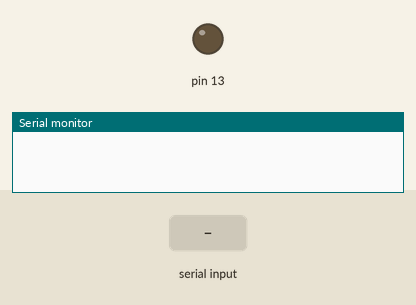
Simulated run of this sketch. Board: Arduino Mega 2560, built with avr-gcc and run on an emulated ATmega2560. Shown: output pins drawn as LEDs (lit = HIGH), the last lines printed to the serial monitor. Dashed ring = blinking. The inputs (shaded band) are chosen by the test bench.

Above: at 0.1 s.
At 2.2 s:
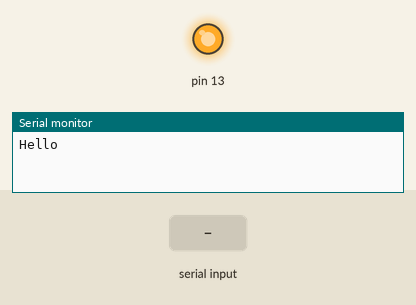
2.3 s: "6" received over the second serial link
At 2.8 s:
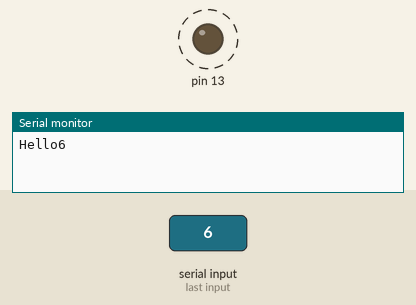
Timing chart, 0 to 11.3 s (numbered marks = the images above; inputs shaded):
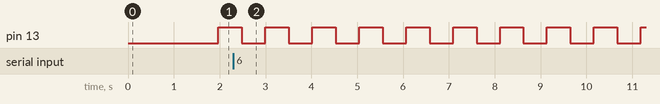

The sketch:

Lab_03_Serial_tick.ino
```cpp
// -----------------------------------
// CPU tick
// -----------------------------------
#define INTERVAL         50 // ms
unsigned long previousMillis;
boolean       tick_state;

// -----------------------------------
// TASK BLINK
// -----------------------------------
#define TIME_BLINK     1000 // ms = 20 * 50ms ตั้งเวลา
int MY_TIME_BLINK = 1000;
boolean Blink = false; // ใช้จำสถานะไฟกระพริบ
int taskBlink_CNT; // จำเวลา [1,20] / C++[0,19]

// Serial command
char inBuff;


void setup() {
  Serial.begin(9600);
  delay(500);
  Serial1.begin(9600);
  delay(500);

  pinMode(13, OUTPUT);

  Serial.print("Hello");
  Serial1.print("Hello");

  digitalWrite(13, LOW);
}

void loop()
{
  ListenSerial1();
  tick();

  //Mission
  taskBlink(tick_state);
  //taskDAC(l.......);

}

void tick()
{
  tick_state = false;
  if (millis() - previousMillis > INTERVAL) //50ms  ___|^^^
  {
    previousMillis = millis();
    tick_state = true;
  }
}

// Serial command
void ListenSerial1()
{
  if (Serial1.available())
  {
    inBuff = Serial1.read();
    Serial.print(inBuff);

    //TODO
    if(inBuff=='1') MY_TIME_BLINK = 1000;
    if(inBuff=='2') MY_TIME_BLINK = 900;
    if(inBuff=='3') MY_TIME_BLINK = 800;
    if(inBuff=='4') MY_TIME_BLINK = 700;
    if(inBuff=='5') MY_TIME_BLINK = 600;
    if(inBuff=='6') MY_TIME_BLINK = 500;
    if(inBuff=='7') MY_TIME_BLINK = 400;
    if(inBuff=='8') MY_TIME_BLINK = 300;
    if(inBuff=='9') MY_TIME_BLINK = 200;
    if(inBuff=='0') MY_TIME_BLINK = 100;

  }
}

// -----------------------------------
// TK01 = Blink
// -----------------------------------
void taskBlink(boolean _flag)
{
  if (_flag)
  {
    taskBlink_CNT++;
    if (taskBlink_CNT >= MY_TIME_BLINK / INTERVAL) //1000ms/50ms = 20 counts ==> 1000 ms
    {
      taskBlink_CNT = 0; // Reset counter <--

      // led Mission
      if (!Blink)
      {
        //LED ON
        digitalWrite(13, HIGH);
        Blink = true;
      }
      else
      {
        //LED OFF
        digitalWrite(13, LOW);
        Blink = false;
      }
    }
  }
}
```

Measured:
- after the input at 2.3 s, pin 13: alternates HIGH for 0.51 s and LOW for 0.51 s, starting after 0.18 s
